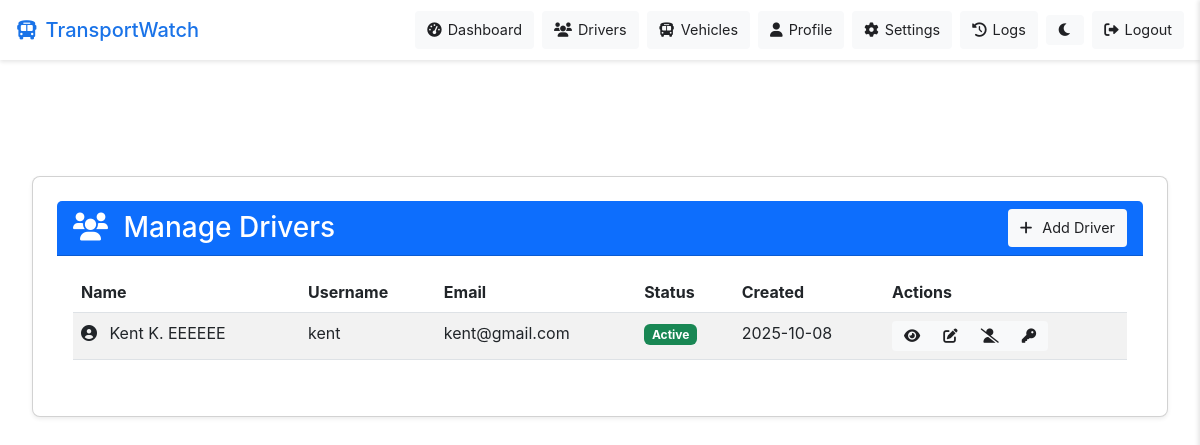
Before: /admin/admin/drivers (signed in) with the older database file.
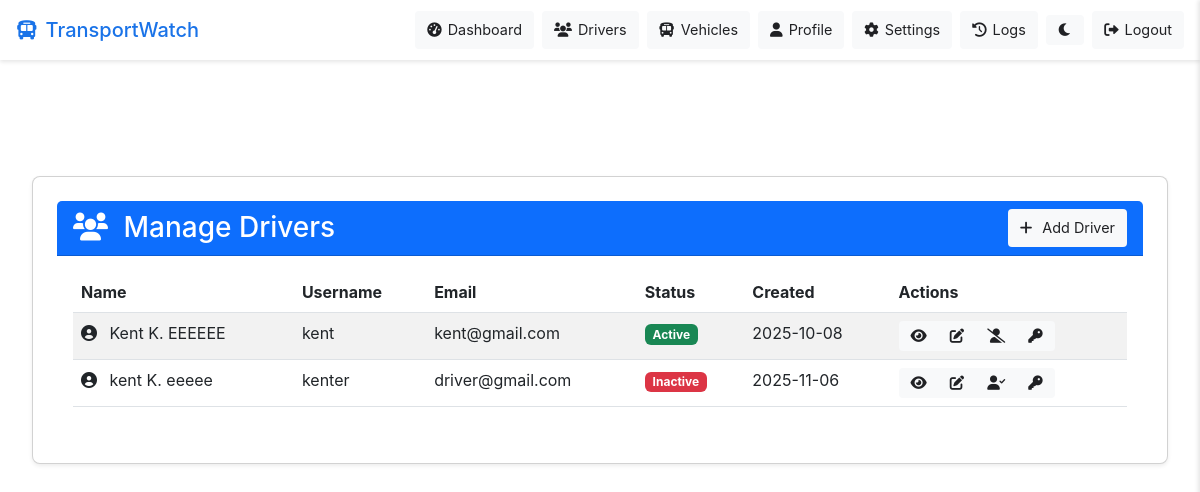
After: the same page with the newer database file.
### models/user.py (models this page shows, shortened)
class User(UserMixin, db.Model):
    __tablename__ = 'users'
    __table_args__ = {'extend_existing': True}  # Handle existing table
    id = db.Column(db.Integer, primary_key=True, autoincrement=True)
    username = db.Column(db.String(80), unique=True, nullable=False)
    email = db.Column(db.String(120), unique=True, nullable=False)
    password_hash = db.Column(db.String(255), nullable=False)
    user_type = db.Column(db.String(20), nullable=False)  # 'admin', 'operator', 'driver'
    created_at = db.Column(db.DateTime, default=datetime.utcnow)
    first_name = db.Column(db.String(100), nullable=True)
    middle_name = db.Column(db.String(100), nullable=True)
    last_name = db.Column(db.String(100), nullable=True)
    is_active = db.Column(db.Boolean, default=True, nullable=False)
    profile_image_url = db.Column(db.String(500), nullable=True)
    created_by_id = db.Column(db.Integer, db.ForeignKey('users.id'), nullable=True)  # For drivers created by operators
    created_by = db.relationship('User', remote_side=[id], backref='created_users')
    current_latitude = db.Column(db.Float, nullable=True)
    current_longitude = db.Column(db.Float, nullable=True)
    accuracy = db.Column(db.Float, nullable=True)  # accuracy in meters
    company_name = db.Column(db.String(200), nullable=True)
    contact_number = db.Column(db.String(50), nullable=True)
    notifications = db.relationship('Notification', backref=db.backref('user_backref', uselist=False), lazy='dynamic')
    notification_settings = db.relationship('NotificationSetting', backref=db.backref('user_backref', uselist=False), uselist=False)
    def get_full_name(self):
        name_parts = []
        if self.first_name:
            name_parts.append(self.first_name)
        if self.middle_name:
            name_parts.append(self.middle_name[0].upper() + '.')
        if self.last_name:
            name_parts.append(self.last_name)
        return ' '.join(name_parts) if name_parts else self.username

### routes/admin.py (the view)
@admin_bp.route('/admin/drivers')
@login_required
def manage_drivers():
    if current_user.user_type != 'admin':
        flash('Access denied. Admin account required.', 'error')
        return redirect(url_for('index'))
    drivers = User.query.filter_by(user_type='driver').all()
    return render_template('operator/manage_drivers.html', drivers=drivers)

### app.py (called while the page is built)
@login_manager.user_loader
def load_user(user_id):
    return User.query.get(int(user_id))

@app.context_processor
def inject_user():
    from flask import request
    from flask_login import current_user
    if request.endpoint == 'index':
        return {}  # Return empty context for public page
    return dict(current_user=current_user)

### templates/operator/manage_drivers.html (shortened to what the changed rows need)
{% extends 'base.html' %}
{% block content %}
<div class="container mt-4">
    <div class="card shadow-sm">
        <div class="card-body">
            {% if drivers %}
                <div class="table-responsive">
                    <table class="table table-striped table-hover">
                        <thead>
                            <tr>
                                <th>Name</th>
                                <th>Username</th>
                                <th>Email</th>
                                <th>Status</th>
                                <th>Created</th>
                                <th>Actions</th>
                            </tr>
                        </thead>
                        <tbody>
                            {% for driver in drivers %}
                                <tr>
                                    <td>
                                        {% if driver.profile_image_url %}
                                            <img src="{{ driver.profile_image_url }}" alt="Profile" class="rounded-circle me-2" style="width: 30px; height: 30px;">
                                        {% else %}
                                            <i class="fas fa-user-circle me-2"></i>
                                        {% endif %}
                                        {{ driver.get_full_name() }}
                                    </td>
                                    <td>{{ driver.username }}</td>
                                    <td>{{ driver.email }}</td>
                                    <td>
                                        {% if driver.is_active %}
                                            <span class="badge bg-success">Active</span>
                                        {% else %}
                                            <span class="badge bg-danger">Inactive</span>
                                        {% endif %}
                                    </td>
                                    <td>{{ driver.created_at.strftime('%Y-%m-%d') }}</td>
                                    <td>
                                        <div class="btn-group btn-group-sm">
                                            <button class="btn btn-outline-primary view-driver" data-driver-id="{{ driver.id }}" onclick="loadDriverDetails('{{ driver.id }}'); return false;">
                                                <i class="fas fa-eye"></i>
                                            </button>
                                            <button class="btn btn-outline-secondary edit-driver" data-driver-id="{{ driver.id }}" onclick="loadDriverForEdit('{{ driver.id }}'); return false;">
                                                <i class="fas fa-edit"></i>
                                            </button>
                                            {% if driver.is_active %}
                                                <button class="btn btn-outline-danger deactivate-driver" data-driver-id="{{ driver.id }}" onclick="showConfirmation('Deactivate Driver', 'Are you sure you want to deactivate driver &quot;{{ driver.username }}&quot;? They will not be able to log in, but their data will be preserved.', function() { deactivateDriver('{{ driver.id }}'); }); return false;">
                                                    <i class="fas fa-user-slash"></i>
                                                </button>
                                            {% else %}
                                                <button class="btn btn-outline-success activate-driver" data-driver-id="{{ driver.id }}" onclick="showConfirmation('Activate Driver', 'Are you sure you want to activate driver &quot;{{ driver.username }}&quot;?', function() { activateDriver('{{ driver.id }}'); }); return false;">
                                                    <i class="fas fa-user-check"></i>
                                                </button>
                                            {% endif %}
                                            <button class="btn btn-outline-info reset-password" data-driver-id="{{ driver.id }}" onclick="loadDriverForPasswordReset('{{ driver.id }}'); return false;">
                                                <i class="fas fa-key"></i>
                                            </button>
                                        </div>
                                    </td>
                                </tr>
                            {% endfor %}
                        </tbody>
                    </table>
                </div>
            {% else %}
                <div class="alert alert-info">
                    No drivers found. Click the "Add Driver" button to create one.
                </div>
            {% endif %}
        </div>
    </div>
</div>
{% endblock %}

Changed rows visible on the page:
added User: get_full_name "kent K. eeeee", username "kenter", email "driver@gmail.com", is_active "Inactive", created_at "2025-11-06"
